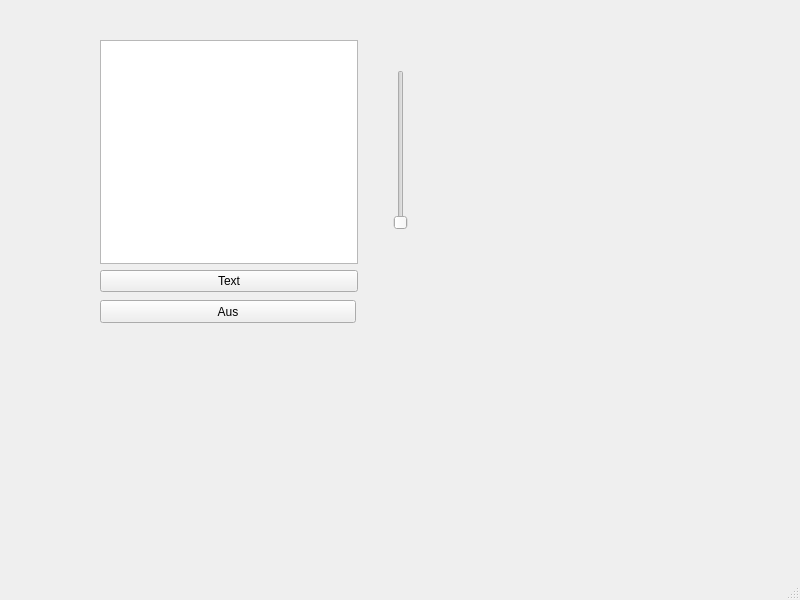
<?xml version="1.0" encoding="UTF-8"?>
<ui version="4.0">
 <class>MainWindow</class>
 <widget class="QMainWindow" name="MainWindow">
  <property name="geometry">
   <rect>
    <x>0</x>
    <y>0</y>
    <width>800</width>
    <height>600</height>
   </rect>
  </property>
  <property name="windowTitle">
   <string>MainWindow</string>
  </property>
  <widget class="QWidget" name="centralwidget">
   <widget class="QPushButton" name="Aus">
    <property name="geometry">
     <rect>
      <x>100</x>
      <y>300</y>
      <width>256</width>
      <height>23</height>
     </rect>
    </property>
    <property name="text">
     <string>Aus</string>
    </property>
   </widget>
   <widget class="QWidget" name="layoutWidget">
    <property name="geometry">
     <rect>
      <x>100</x>
      <y>40</y>
      <width>258</width>
      <height>252</height>
     </rect>
    </property>
    <layout class="QVBoxLayout" name="verticalLayout">
     <item>
      <widget class="QPlainTextEdit" name="Anzeige"/>
     </item>
     <item>
      <widget class="QPushButton" name="Text">
       <property name="text">
        <string>Text</string>
       </property>
      </widget>
     </item>
    </layout>
   </widget>
   <widget class="QSlider" name="verticalSlider">
    <property name="geometry">
     <rect>
      <x>390</x>
      <y>70</y>
      <width>22</width>
      <height>160</height>
     </rect>
    </property>
    <property name="orientation">
     <enum>Qt::Vertical</enum>
    </property>
   </widget>
  </widget>
  <widget class="QMenuBar" name="menubar">
   <property name="geometry">
    <rect>
     <x>0</x>
     <y>0</y>
     <width>800</width>
     <height>21</height>
    </rect>
   </property>
  </widget>
  <widget class="QStatusBar" name="statusbar"/>
 </widget>
 <resources/>
 <connections/>
</ui>
